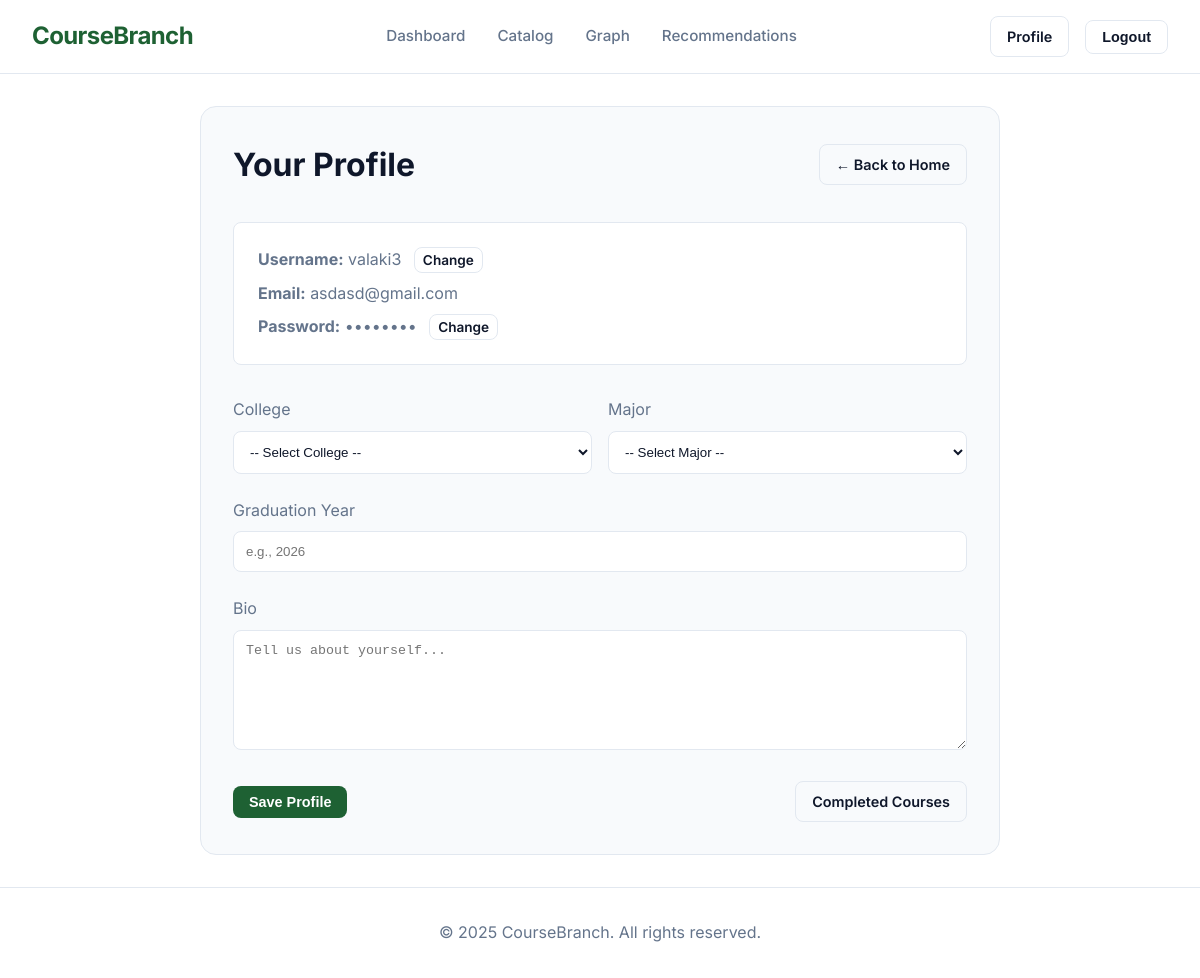
The page /profile/ (signed in) on the database as committed earlier.
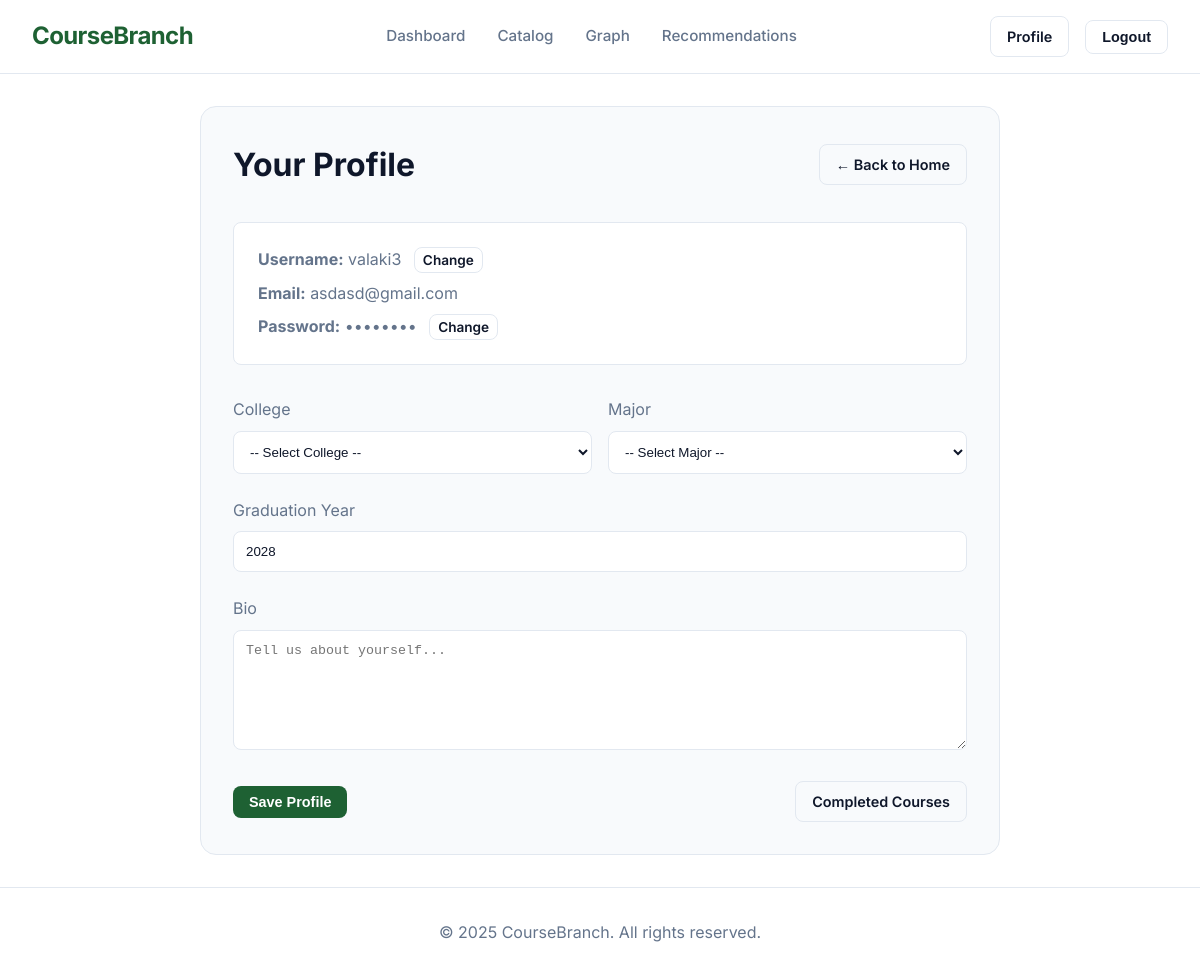
The same page on the database as committed later.
### accounts/models.py (models this page shows, shortened)
class Profile(models.Model):
    user = models.OneToOneField(User, on_delete=models.CASCADE, related_name='profile')
    bio = models.TextField(blank=True, max_length=500)
    major = models.CharField(max_length=100, blank=True)
    college = models.CharField(max_length=100, blank=True)
    graduation_year = models.IntegerField(null=True, blank=True)
    completed_courses = models.ManyToManyField("catalog.Course", blank=True)

### accounts/views.py (the view, shortened to what this page needs)
# urls.py: path('profile/', views.profile_view, name='profile'),
@login_required
def profile_view(request):
    profile, _ = Profile.objects.get_or_create(user=request.user)
    colleges_data = get_colleges_and_majors()
    college_list = sorted(colleges_data.keys())
    return render(request, 'accounts/profile.html', {
        'profile': profile,
        'colleges_data': json.dumps(colleges_data), # Pass as JSON for JS
        'college_list': college_list
    })

### accounts/utils.py (called while the page is built, shortened)
def get_colleges_and_majors():
    json_path = os.path.join(settings.BASE_DIR, 'bu_majors.json')
    if not os.path.exists(json_path):
        return {}

### accounts/templates/accounts/profile.html (shortened to what this page needs)
{% extends 'base.html' %}
{% load static %}
{% block extra_css %}
<link rel="stylesheet" href="{% static 'css/profile.css' %}">
{% endblock %}
{% block content %}
<div class="profile-container">
    <div class="feature-card">
        <div class="profile-header">
            <h1>Your Profile</h1>
            <a href="{% url 'home' %}" class="btn btn-outline">&larr; Back to Home</a>
        </div>
        <div class="profile-info-box">
            <p><strong>Username:</strong> <span class="muted-text">{{ user.username }}</span>
                <a href="{% url 'change_username' %}" class="btn btn-outline profile-change-btn">Change</a>
            </p>
            <p><strong>Email:</strong> <span class="muted-text">{{ user.email|default:"Not set" }}</span></p>
            <p><strong>Password:</strong> <span class="muted-text">••••••••</span>
                <a href="{% url 'change_password' %}" class="btn btn-outline profile-change-btn">Change</a>
            </p>
        </div>
        <form method="post" class="profile-form">
            <div class="form-grid-2col">
                <div class="form-field">
                    <label for="college">College</label>
                    <select id="college" name="college">
                        <option value="">-- Select College --</option>
                    </select>
                </div>
                <div class="form-field">
                    <label for="major">Major</label>
                    <select id="major" name="major">
                        <option value="">-- Select Major --</option>
                    </select>
                </div>
            </div>
            <div class="form-field">
                <label for="graduation_year">Graduation Year</label>
                <input type="number" id="graduation_year" name="graduation_year"
                    value="{{ profile.graduation_year|default:'' }}" placeholder="e.g., 2026">
            </div>
            <div class="form-field">
                <label for="bio">Bio</label>
                <textarea id="bio" name="bio" placeholder="Tell us about yourself...">{{ profile.bio }}</textarea>
            </div>
            <div class="bottom-buttons">
                <button type="submit" class="btn btn-primary">Save Profile</button>
                <a href="{% url 'completed_courses' %}" class="btn btn-outline">Completed Courses</a>
            </div>
        </form>
    </div>
</div>
{% endblock %}

Rows that differ between the two databases and show on the page:
now on this page (row edited): Profile: graduation_year "2028"
